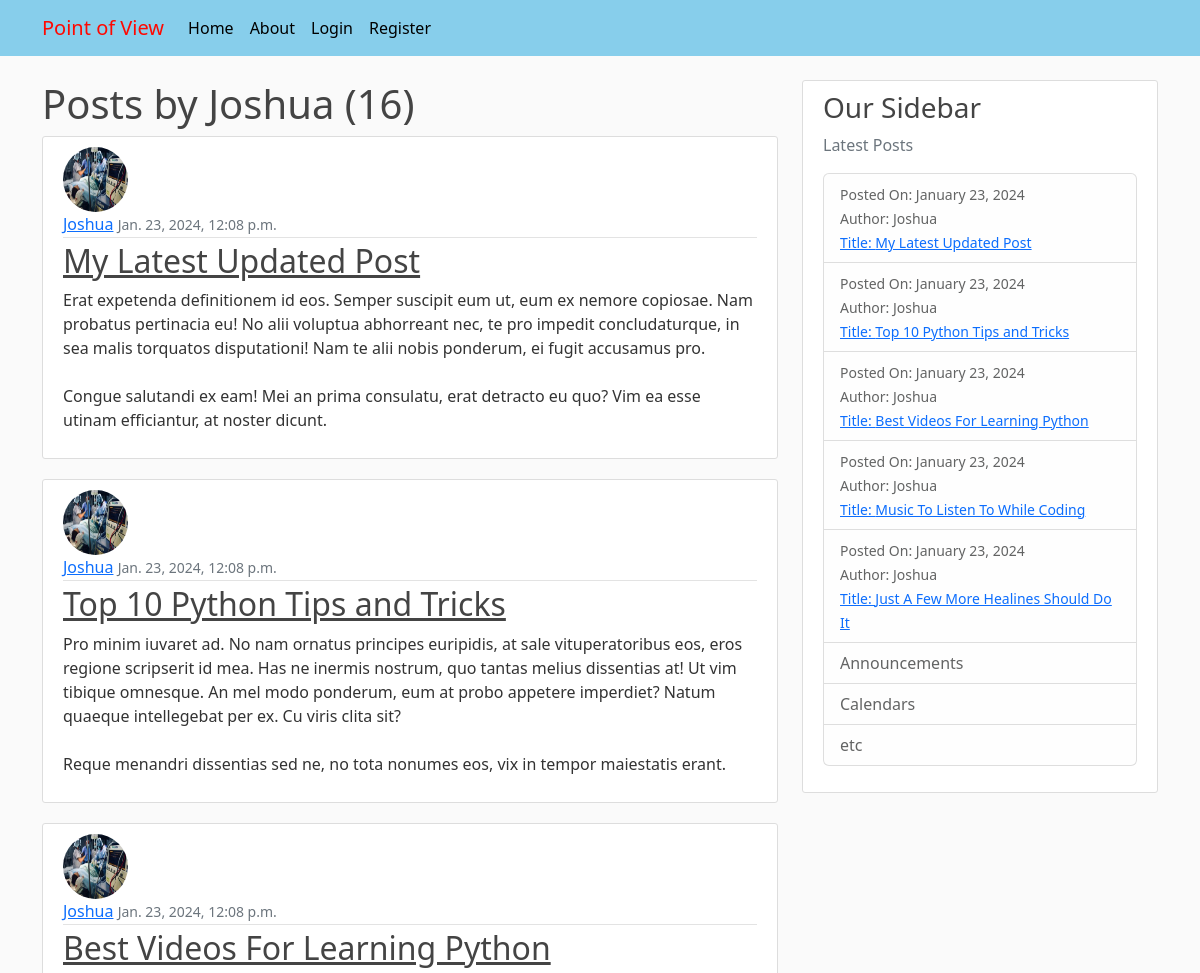
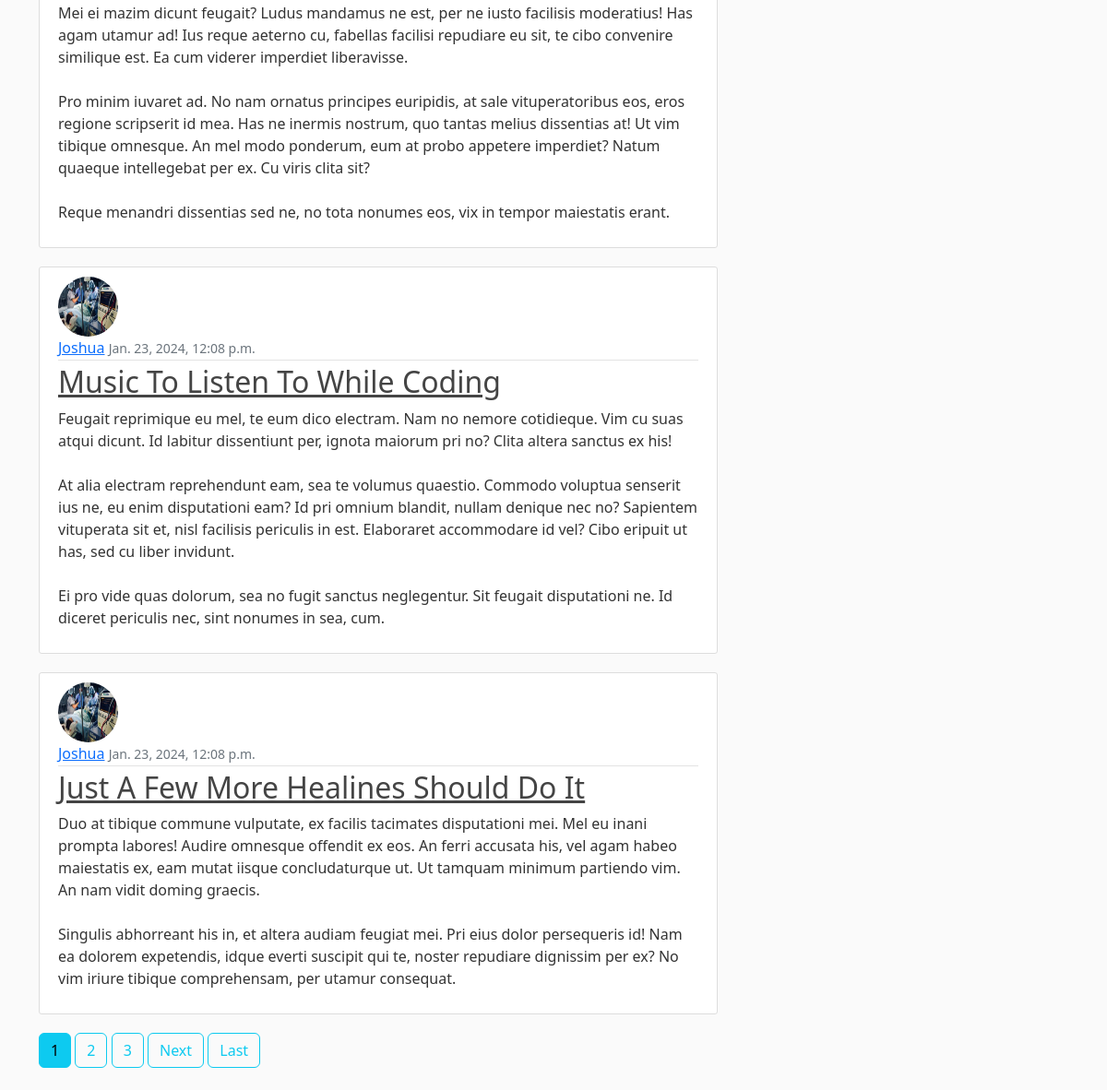
The page /user/Joshua/ on the database its author committed (2 pictures, top to bottom).
### blog/models.py (models this page shows, shortened)
class Post(models.Model):
   title = models.CharField(max_length=100)
   content = models.TextField()
   date_posted = models.DateTimeField(default=timezone.now)
   author = models.ForeignKey(User, on_delete=models.CASCADE)

### users/models.py (models this page shows, shortened)
class Profile(models.Model):
   user = models.OneToOneField(User, on_delete=models.CASCADE)
   image = models.ImageField(default='default.jpg',upload_to='profile_pics')

### blog/views.py (the view)
# urls.py: path('user/<str:username>/', UserPostListView.as_view(), name="user-posts"),
class UserPostListView(ListView):
   model = Post
   template_name = 'blog/user_posts.html' # <app>/<model>_<viewtype>.html
   context_object_name = 'posts'
   ordering = ['-date_posted']
   paginate_by = 5
   def get_queryset(self):
      user = get_object_or_404(User, username=self.kwargs.get('username'))
      return Post.objects.filter(author=user).order_by('-date_posted')

### blog/templates/blog/user_posts.html (shortened to what this page needs)
{% extends "blog/base.html" %}
{% block content %}
   <h1>Posts by {{ view.kwargs.username }} ({{ page_obj.paginator.count }})</h1>
   {% for post in posts %}
   <article class="media content-section">
      <img src="{{ post.author.profile.image.url }}" alt="" class="rounded-circle article-img">
      <div class="media-body">
         <div class="article-metadata">
            <a class="mr-2" href="{% url 'user-posts' post.author.username %}">{{ post.author }}</a>
            <small class="text-muted">{{ post.date_posted }}</small>
         </div>
         <h2><a class="article-title" href="{% url 'post-detail' post.id %}">{{ post.title }}</a></h2>
         <p class="article-content">{{ post.content }}</p>
      </div>
   </article>
   {% endfor %}
   {% if is_paginated %}
   {% for num in page_obj.paginator.page_range %}
   {% if page_obj.number == num %}
   <a href="?page={{ num }}" class="btn btn-info mb-4">{{ num }}</a>
   {% elif num > page_obj.number|add:'-3' and num < page_obj.number|add:'3' %} <a href="?page={{ num }}"
      class="btn btn-outline-info mb-4">{{ num }}</a>
      {% endif %}
      {% endfor %}
      {% if page_obj.has_next %}
      <a href="?page={{ page_obj.next_page_number}}" class="btn btn-outline-info mb-4">Next</a>
      <a href="?page={{ page_obj.paginator.mum_pages }}" class="btn btn-outline-info mb-4">Last</a>
      {% endif %}
      {% endif %}
   {% endblock %}

### blog/templates/blog/base.html (shortened to what this page needs)
{% load static %}
<!DOCTYPE html>
<html lang="en">
<head>
   <link rel="stylesheet" href="{% static 'blog/bootstrap/css/bootstrap.css' %}">
   <link rel="stylesheet" href="{% static 'blog/css/main.css' %}">
</head>
<body>
   <header class="site-header">
      <nav class="navbar navbar-expand-md navbar-dark bg-steel fixed-top">
         <div class="container">
            <a class="navbar-brand mr-4" href="{% url 'blog-home' %}">Point of View</a>
            <div class="collapse navbar-collapse" id="navbarToggle">
               <div class="navbar-nav mr-auto">
                  <a class="nav-item nav-link" href="{% url 'blog-home' %}">Home</a>
                  <a class="nav-item nav-link" href="{% url 'blog-about' %}">About</a>
               </div>
               <div class="navbar-nav">
                  {% if user.is_authenticated %}
                  <a class="nav-item nav-link" href="{% url 'post-create' %}">New Post</a>
                  <a class="nav-item nav-link" href="{% url 'profile' %}">Profile</a>
               <form method="post" action="{% url 'logout' %}">
                  {% csrf_token %}
                  <button type="submit" class="btn logout">logout</button>
               </form>
                  {% else %}
                  <a class="nav-item nav-link" href="{% url 'login' %}">Login</a>
                  <a class="nav-item nav-link" href="{% url 'register' %}">Register</a>
                  {% endif %}
               </div>
            </div>
         </div>
      </nav>
   </header>
   <main role="main" class="container">
      <div class="row">
         <div class="col-md-8">
            {% block content %}{% endblock %}
         </div>
         <div class="col-md-4">
            <div class="content-section">
               <h3>Our Sidebar</h3>
               <p class='text-muted'>Latest Posts
               <ul class="list-group">
                  {% for post in posts%}
                  <li class="list-group-item list-group-item-light">
                     <small>Posted On: {{ post.date_posted|date:"F d, Y"}}</small><br>
                     <small>Author: {{ post.author }}</small><br>
                     <small><a class="article-article" href="{% url 'post-detail' post.id %}">Title: {{ post.title }}</a></small>
                  </li>
                  {% endfor %}
                  <li class="list-group-item list-group-item-light">Announcements</li>
                  <li class="list-group-item list-group-item-light">Calendars</li>
                  <li class="list-group-item list-group-item-light">etc</li>
               </ul>
               </p>
            </div>
         </div>
      </div>
   </main>
</body>
</html>

### blog/static/blog/css/main.css (style rules this page uses)
body { background: #fafafa; color: #333333; margin-top: 5rem; min-height: 1000px; }
h1, h2, h3, h4, h5, h6 { color: #444444; }
ul { margin: 0; }
.bg-steel { background-color: skyblue; }
.site-header .navbar-nav .nav-link { color: black; }
.content-section { background: #ffffff; padding: 10px 20px; border: 1px solid #dddddd; border-radius: 3px; margin-bottom: 20px; }
.article-title { color: #444444; }
.article-content { white-space: pre-line; }
.article-img { height: 65px; width: 65px; margin-right: 16px; }
.article-metadata { padding-bottom: 1px; margin-bottom: 4px; border-bottom: 1px solid #e3e3e3 }
.navbar-brand { color: #FF0800; }

### rows shown on the page
Post: author.profile.image (placeholder picture), author "Joshua", date_posted "Jan. 23, 2024, 12:08 p.m.", title "My Latest Updated Post", content "Erat expetenda definitionem id eos. Semper suscipit eum ut, eum ex nemore copiosae. Nam probatus pertinacia eu! No alii voluptua abhorreant nec, te pro impedit concludaturque, in sea malis torquatos disputationi! Nam te alii nobis ponderum, ei fugit accusamus pro. Congue salutandi ex eam! Mei an prima consulatu, erat detracto eu quo? Vim ea esse utinam efficiantur, at noster dicunt.", date_posted "January 23, 2024"
Post: author.profile.image (placeholder picture), author "Joshua", date_posted "Jan. 23, 2024, 12:08 p.m.", title "Top 10 Python Tips and Tricks", content "Pro minim iuvaret ad. No nam ornatus principes euripidis, at sale vituperatoribus eos, eros regione scripserit id mea. Has ne inermis nostrum, quo tantas melius dissentias at! Ut vim tibique omnesque. An mel modo ponderum, eum at probo appetere imperdiet? Natum quaeque intellegebat per ex. Cu viris clita sit? Reque menandri dissentias sed ne, no tota nonumes eos, vix in tempor maiestatis erant.", date_posted "January 23, 2024"
Post: author.profile.image (placeholder picture), author "Joshua", date_posted "Jan. 23, 2024, 12:08 p.m.", title "Best Videos For Learning Python", content "Mei ei mazim dicunt feugait? Ludus mandamus ne est, per ne iusto facilisis moderatius! Has agam utamur ad! Ius reque aeterno cu, fabellas facilisi repudiare eu sit, te cibo convenire similique est. Ea cum viderer imperdiet liberavisse. Pro minim iuvaret ad. No nam ornatus principes euripidis, at sale vituperatoribus eos, eros regione scripserit id mea. Has ne inermis nostrum, quo tantas melius dissentias at! Ut vim tibique omnesque. An mel modo ponderum, eum at probo appetere imperdiet? Natum quaeque intellegebat per ex. Cu viris clita sit? Reque menandri dissentias sed ne, no tota nonumes eos, vix in tempor maiestatis erant.", date_posted "January 23, 2024"
Post: author.profile.image (placeholder picture), author "Joshua", date_posted "Jan. 23, 2024, 12:08 p.m.", title "Music To Listen To While Coding", content "Feugait reprimique eu mel, te eum dico electram. Nam no nemore cotidieque. Vim cu suas atqui dicunt. Id labitur dissentiunt per, ignota maiorum pri no? Clita altera sanctus ex his! At alia electram reprehendunt eam, sea te volumus quaestio. Commodo voluptua senserit ius ne, eu enim disputationi eam? Id pri omnium blandit, nullam denique nec no? Sapientem vituperata sit et, nisl facilisis periculis in est. Elaboraret accommodare id vel? Cibo eripuit ut has, sed cu liber invidunt. Ei pro vide quas dolorum, sea no fugit sanctus neglegentur. Sit feugait disputationi ne. Id diceret periculis nec, sint nonumes in sea, cum.", date_posted "January 23, 2024"
Post: author.profile.image (placeholder picture), author "Joshua", date_posted "Jan. 23, 2024, 12:08 p.m.", title "Just A Few More Healines Should Do It", content "Duo at tibique commune vulputate, ex facilis tacimates disputationi mei. Mel eu inani prompta labores! Audire omnesque offendit ex eos. An ferri accusata his, vel agam habeo maiestatis ex, eam mutat iisque concludaturque ut. Ut tamquam minimum partiendo vim. An nam vidit doming graecis. Singulis abhorreant his in, et altera audiam feugiat mei. Pri eius dolor persequeris id! Nam ea dolorem expetendis, idque everti suscipit qui te, noster repudiare dignissim per ex? No vim iriure tibique comprehensam, per utamur consequat.", date_posted "January 23, 2024"

### other values the page prints
{{ view.kwargs.username }} "Joshua"
{{ page_obj.paginator.count }} "16"
{{ num }} "1"
{{ num }} "2" "3"
